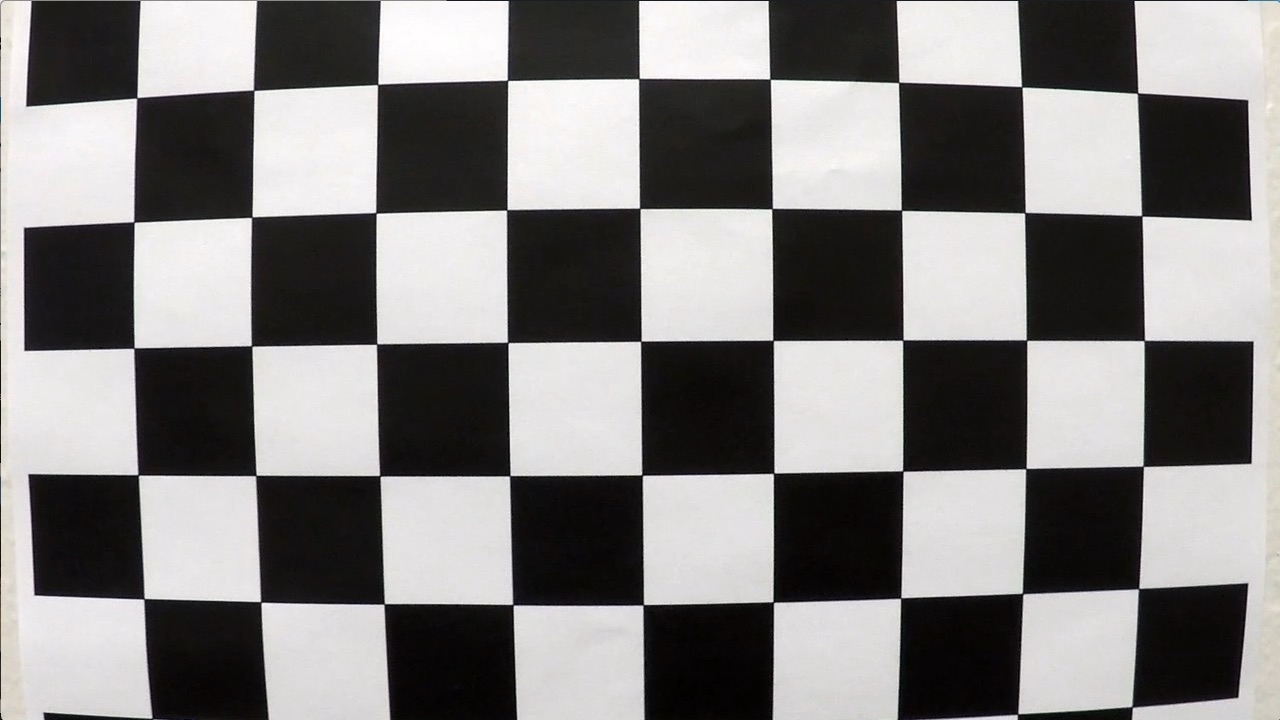
#> input picture camera_cal/calibration1.jpg, 1280 x 720 px; its folder holds 5 pictures in this run
$ jupyter execute --allow-errors P2.ipynb   (shell and % lines are left out)   (older library calls are emulated)
#> lines starting #> are read from the running program, lines starting #| are printed output that depends on the picture
## Advanced Lane Finding

The goals / steps of this project are the following:

* Compute the camera calibration matrix and distortion coefficients given a set of chessboard images.
* Apply a distortion correction to raw images.
* Use color transforms, gradients, etc., to create a thresholded binary image.
* Apply a perspective transform to rectify binary image ("birds-eye view").
* Detect lane pixels and fit to find the lane boundary.
* Determine the curvature of the lane and vehicle position with respect to center.
* Warp the detected lane boundaries back onto the original image.
* Output visual display of the lane boundaries and numerical estimation of lane curvature and vehicle position.

### Calibration

#### 1. Compute the camera calibration matrix and distortion coefficients given a set of chessboard images

[cell 1]
import numpy as np
import cv2
import glob
import matplotlib.pyplot as plt
import matplotlib.image as mpimg
import pickle

[cell 2]
def calc_calibration_points(images, n_x, n_y):
    '''
    This function takes a series of chessboard images taken with the camera for which the calibration points are
    to be calculated. The number of chessboard corners in x and y direction must be counted manually and passed
    to the function as well. "Chessboard corners" are only points where two black and two white squares
    intersect.
    The function returns all recognized chessboard corners in the following way:
    object_points: a list of 3D points corresponding to the location of the corners in real world coordinates
    image_points: a list of 2D points corresponding to the location of the corners in image space
    '''
#> called with n_x = 9, n_y = 6
    # Prepare object points, like (0,0,0), (1,0,0), (2,0,0), ...
    object_points_current = np.zeros((n_x*n_y, 3), np.float32)
    object_points_current[:,:2] = np.mgrid[0:9, 0:6].T.reshape(-1, 2)

    # Arrays to store object points and image points from all the images
    object_points = [] # 3d points (enumeration of the corners) in real world space
    image_points = [] # 2d points in image plane

    # Step through the list and search for chessboard corners
    for idx, fname in enumerate(images):
        image = cv2.imread(fname)
#> image is the input picture: shape (720, 1280, 3); mean B, G, R 127.8, 128.4, 130.1
        image_grayscale = cv2.cvtColor(image, cv2.COLOR_BGR2GRAY)

        # Find the chessboard corners
        ret, corners = cv2.findChessboardCorners(image_grayscale, (n_x,n_y), None)
#> ret = False; corners = None

        # If found, add object points, image points
        if ret == True:
            object_points.append(object_points_current)
            image_points.append(corners)

            # Draw and display the corners
            cv2.drawChessboardCorners(image, (n_x,n_y), corners, ret)
            write_name = 'camera_cal/corners_found' + str(idx) + '.jpg'
            cv2.imwrite(write_name, image)
            cv2.imshow('Image', image)
            cv2.waitKey(500)

    cv2.destroyAllWindows()

    return object_points, image_points

# Make a list of calibration images
images = glob.glob('camera_cal/calibration*.jpg')

# Counted chessboard corners
n_x = 9
n_y = 6

# Get object_points and image_points for calibration
object_points, image_points = calc_calibration_points(images, n_x, n_y)

# Read in image used for calibration
image = cv2.imread('camera_cal/calibration3.jpg')
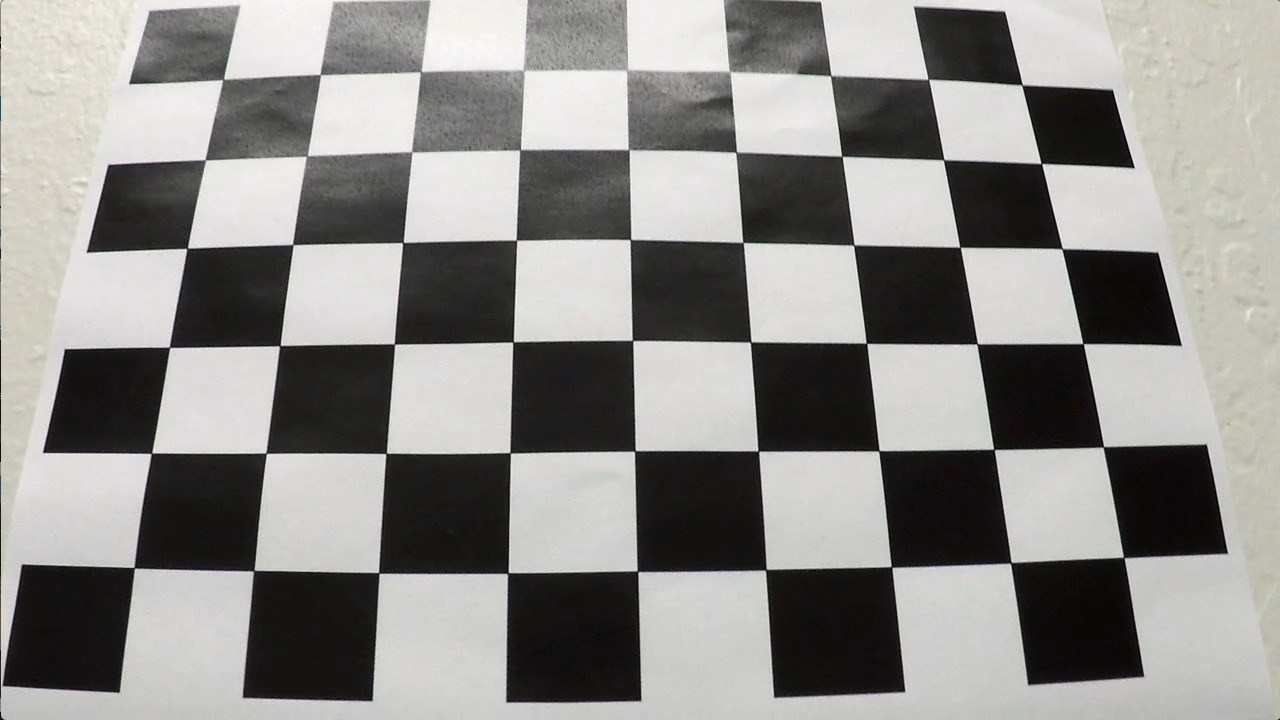
#> input picture camera_cal/calibration3.jpg, 1280 x 720 px
#> image is the input picture: shape (720, 1280, 3); mean B, G, R 138.1, 141, 141.8
image_size = (image.shape[1], image.shape[0])

# Calibrate camera given object_points and image_points
# Function returns reprojection error, camera matrix, distortion coefficients, rotation and translation
ret, mtx, dist, rvecs, tvecs = cv2.calibrateCamera(object_points, image_points, image_size, None, None)

# Save camera calibration result for later use
dist_pickle = {}
dist_pickle["mtx"] = mtx
dist_pickle["dist"] = dist
pickle.dump(dist_pickle, open("camera_cal/dist_pickle.p", "wb"))

[cell 3]
# Undistort image
image_undistorted = cv2.undistort(image, mtx, dist, None, mtx)

# Visualize undistortion
f, (ax1, ax2) = plt.subplots(1, 2, figsize=(20,10))
ax1.imshow(image)
ax1.set_title('Original Image', fontsize=30)
ax2.imshow(image_undistorted)
ax2.set_title('Undistorted Image', fontsize=30)

f.savefig("examples/distorted_undistorted.jpg")

[cell 4]
def calc_transform_matrix_chessboard(image_undistorted, n_x, n_y, mtx, dist, offset):
    '''
    This function takes the undistorted color image of a chessboard for which the perspective transform matrix
    is to be calculated. The number of chessboard corners in x and y direction must be counted manually and
    passed to the function alongside the camera's distortion coefficients dist and the target offset of the
    corners from the image edges in topview image. "Chessboard corners" are only points where two black and two
    white squares intersect.
    The function returns the perspective transform matrix.
    '''
    # Grayscale image
    image_grayscale = cv2.cvtColor(image_undistorted, cv2.COLOR_BGR2GRAY)

    # Find chessboard corners
    # Function returns non-zero value ret if all corners are found
    ret, corners = cv2.findChessboardCorners(image_grayscale, (n_x, n_y), None)
    cv2.drawChessboardCorners(image_undistorted, (n_x,n_y), corners, ret)

    if ret == True:
        # Define source and destination coordinates
        src = np.float32([corners[0], corners[n_x-1], corners[-1], corners[-n_x]])

        dst = np.float32([[offset, offset], [image_size[0]-offset, offset], [image_size[0]-offset, image_size[1]-offset], [offset, image_size[1]-offset]])

        # Get transform matrix M
        M = cv2.getPerspectiveTransform(src, dst)
        return M
    else:
        print("Not all chessboard corners were found. Try using a different image for obtaining the transform matrix!")

# Offset of corners from image edges in unwarped image
offset = 100

# Calculate transform
M = calc_transform_matrix_chessboard(image_undistorted, n_x, n_y, mtx, dist, offset)
#> in calc_transform_matrix_chessboard, `cv2.drawChessboardCorners(image_undistorted, (n_x,n_y), corners, ret)`:
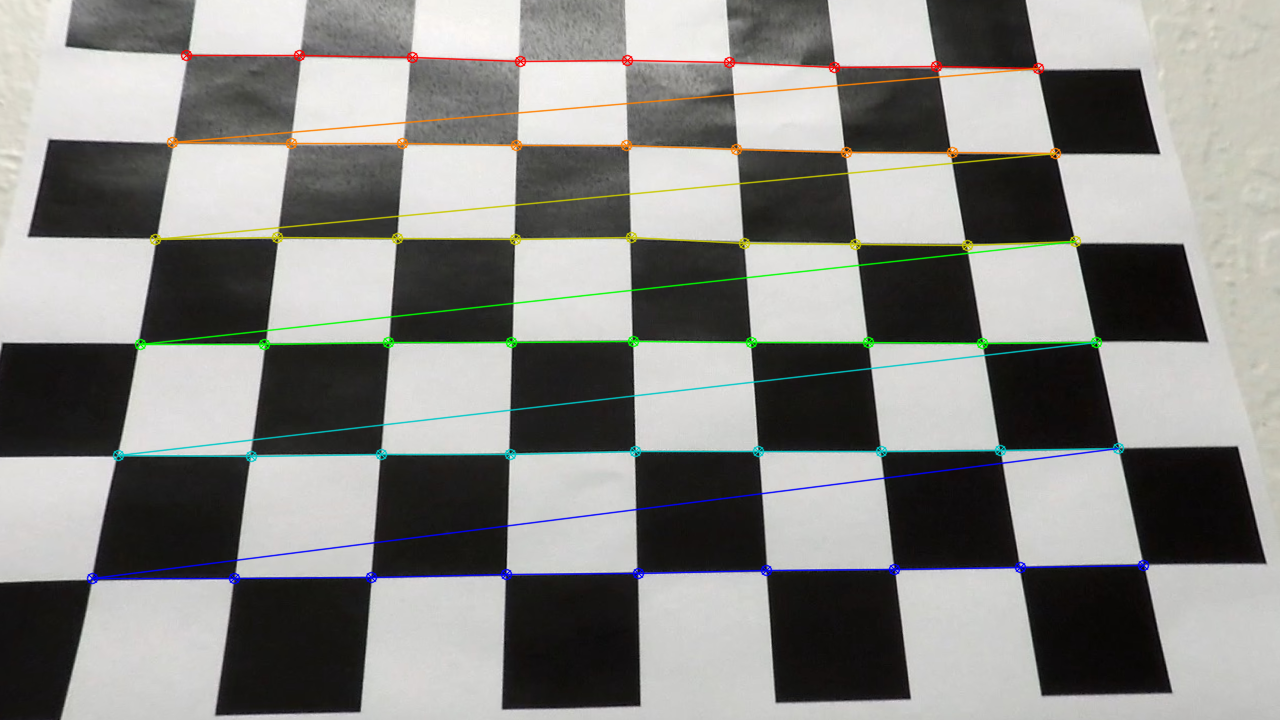
#> image_undistorted: shape (720, 1280, 3); mean B, G, R 132, 135.2, 135.2
image_topview = cv2.warpPerspective(image_undistorted, M, image_size)
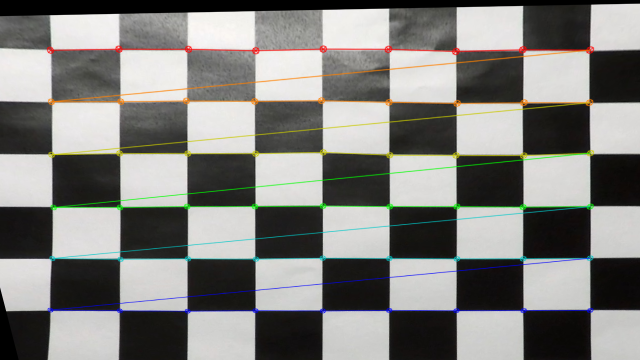
#> image_topview: shape (720, 1280, 3) (shown at 1/2 size); mean B, G, R 125.3, 128.6, 128.9

[cell 5]
f, (ax1, ax2) = plt.subplots(1, 2, figsize=(24, 9))
f.tight_layout()
ax1.imshow(image)
ax1.set_title('Original Image', fontsize=30)
ax2.imshow(image_topview)
ax2.set_title('Undistorted and Topview Image', fontsize=30)
plt.subplots_adjust(left=0., right=1, top=0.9, bottom=0.)

### Pipeline (test images)

#### 1. Apply a distortion correction to raw images

#> (a cell that did not finish here is left out)

#### 2. Use color transforms, gradients, etc. to create a thresholded binary image

[cell 7]
def abs_threshold(image, orient='x', sobel_kernel=3, thresh_min=0, thresh_max=255):
    '''
    This function takes a single channel image (e.g. grayscale), applies the Sobel operator in orient='x' or
    orient='y' orientation with the the specified kernel, then takes the absolute value, scales the image back to
    (0,255) and applies the specified threshold.
    '''
    # Convert to grayscale
    sobel = np.copy(image)*0

    # Take the derivative in x or y given orient='x' or 'y'
    if orient == 'x':
        sobel = cv2.Sobel(image, cv2.CV_64F, 1, 0, ksize=sobel_kernel)
    else:
        sobel = cv2.Sobel(image, cv2.CV_64F, 0, 1, ksize=sobel_kernel)

    # Take the absolute value of the derivative or gradient
    abs_sobel = np.absolute(sobel)

    # Scale to 8-bit (0 - 255) then convert to type = np.uint8
    scaled_sobel = np.uint8(255 * abs_sobel / np.max(abs_sobel))

    # Create a binary mask where thresh_min and thresh_max are met
    binary_output = np.zeros_like(scaled_sobel)
    binary_output[(scaled_sobel >= thresh_min) & (scaled_sobel <= thresh_max)] = 1

    return binary_output

# [50 lines left out: functions mag_threshold, dir_threshold, not called in this run]

def apply_thresholds(image, S_thresh, L_thresh, sobel_x_L_thresh, sobel_kernel=3):
    # Convert to HLS color space
    image_hls = cv2.cvtColor(image, cv2.COLOR_RGB2HLS)

    # Get single color channels
    image_S = image_hls[:,:,2]
    image_L = image_hls[:,:,1]
    image_H = image_hls[:,:,0]

    sobel_x_L_binary = abs_threshold(image_L, orient='x', sobel_kernel=ksize, thresh_min=sobel_x_L_thresh[0], thresh_max=sobel_x_L_thresh[1])

    # Threshold color channel
    S_binary = np.zeros_like(image_S)
    S_binary[(image_S >= S_thresh[0]) & (image_S <= S_thresh[1])] = 1

    # Threshold L channel
    L_binary = np.zeros_like(image_S)
    L_binary[(image_L >= L_thresh[0]) & (image_L <= L_thresh[1])] = 1

    # Add all binary images into a single binary image
    image_binary = np.zeros_like(image_S)
    # image_binary[(sobel_x_L_binary == 1) | (S_binary == 1)] = 1
    image_binary[(sobel_x_L_binary == 1) | (S_binary == 1) & (L_binary == 1)] = 1

    # plt.imshow(image_binary, cmap='gray')

    return image_binary

# Parameters
ksize = 5
#> ksize = 5
S_thresh=(170, 255)
L_thresh=(20, 255)
sobel_x_L_thresh=(20, 100)

image_binary = apply_thresholds(image_undistorted, S_thresh, L_thresh, sobel_x_L_thresh, sobel_kernel=5)
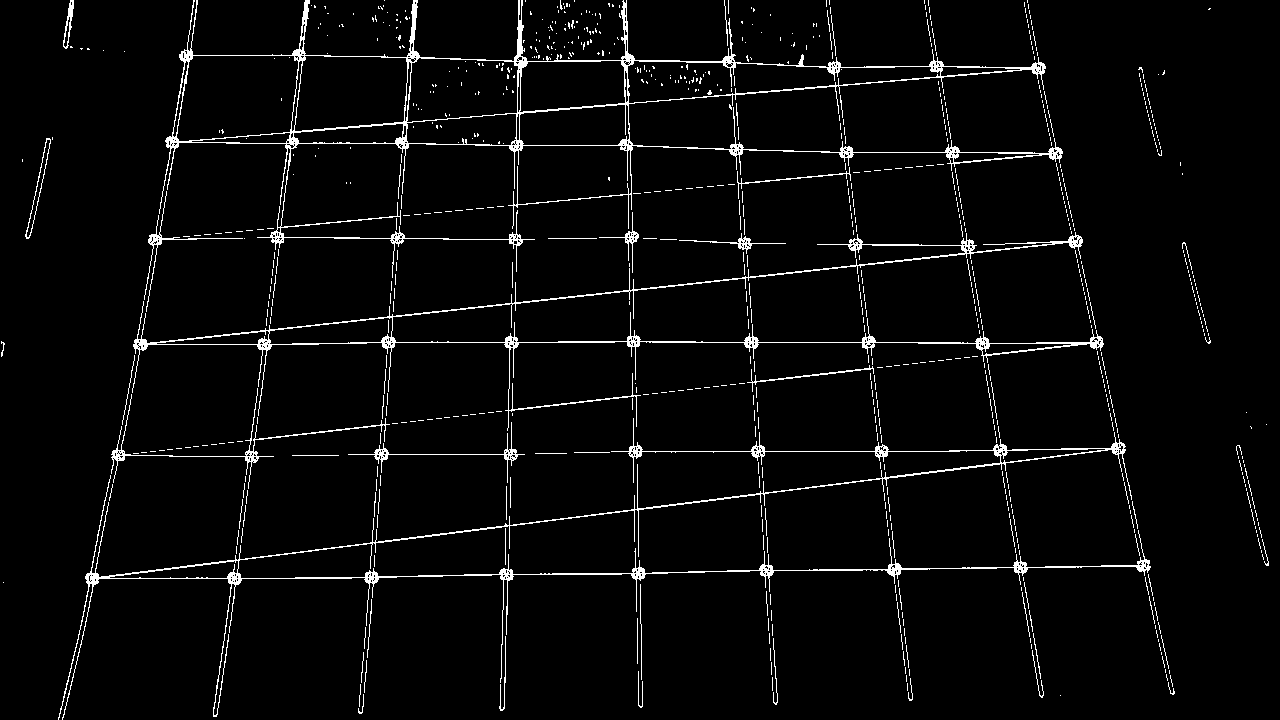
#> image_binary: shape (720, 1280); values 0 (black) and 1 (white), 3.6% white in thin lines or dots

# Plot the result
f, (ax1, ax2) = plt.subplots(1, 2, figsize=(24, 9))
f.tight_layout()

ax1.imshow(image)
ax1.set_title('Original Image', fontsize=40)

ax2.imshow(image_binary, cmap='gray')
ax2.set_title('Pipeline Result', fontsize=40)
plt.subplots_adjust(left=0., right=1, top=0.9, bottom=0.)

f.savefig("examples/pipeline_thresholding.png")
#> (the rest of the program and of its run is left out)
